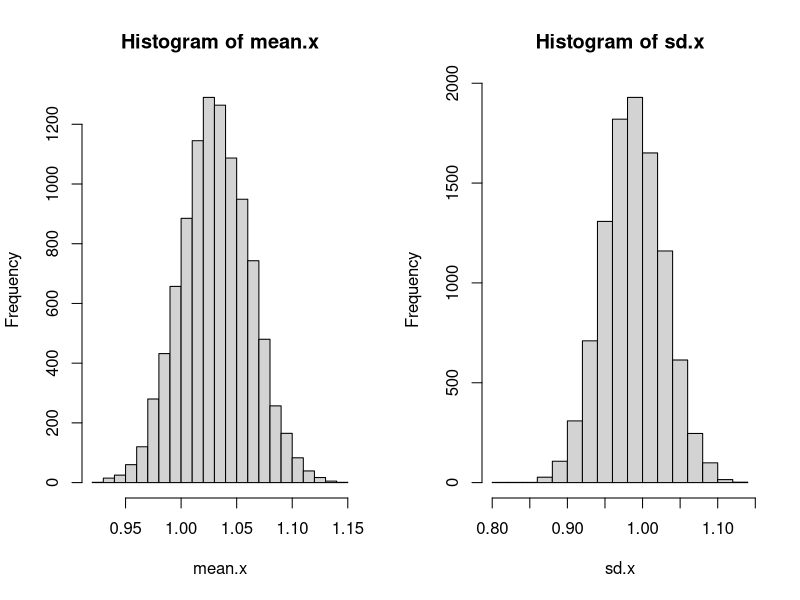
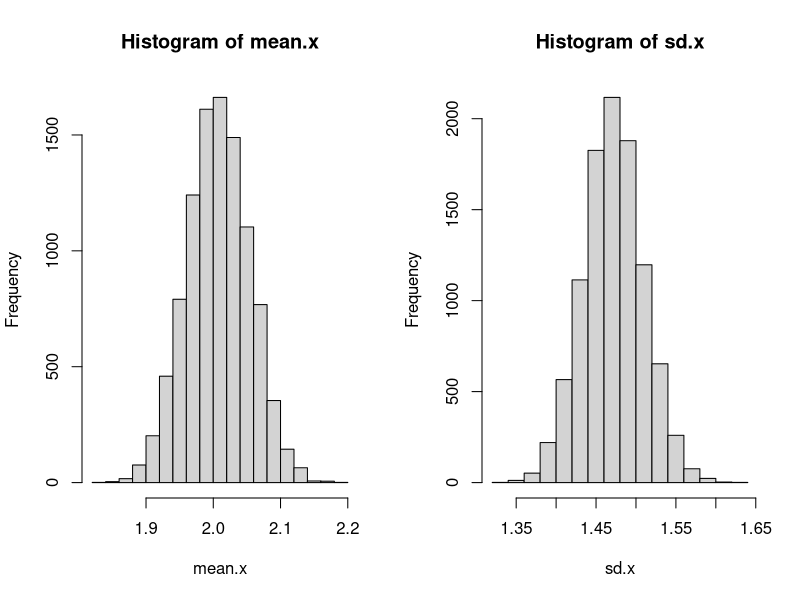

The R source for these figures, in order:
############################# boostrapping simulation
set.seed(1)

exp1000 <- rexp(1000,1)
pois1000 <- rpois(1000,2)



bootstrp = function(x){
  
  mean.x = c()
  sd.x = c()
  
  for(b in 1:10000){
    xi = sample(x, length(x), replace = TRUE)
    mean.x[b] = mean(xi)
    sd.x[b] = sd(xi)
  }
  
  par(mfrow = c(1, 2), pch = 19)
  hist(mean.x,breaks = 20)
  hist(sd.x,breaks = 20)
}


# histogram for exp distribution
bootstrp(exp1000)

# histogram for pois distribution
bootstrp(pois1000)




############################# for exp(1) distribution, we evaluate the mean
x <- rexp(1000,1)
mean.x = c()

for(b in 1:10000){
  xi = sample(x, length(x), replace = TRUE)
  mean.x[b] = mean(xi)
}



# application1: Bias & corrected mean
bs_mean = mean(mean.x);bs_mean
sample_mean = mean(x);sample_mean

bais           = bs_mean - sample_mean;bais # the true mean is 1
corrected_mean = sample_mean - bais;corrected_mean

# application2: CI
bs_sd = sd(mean.x);bs_sd
quantile(mean.x,c(0.025,0.975)) # the true mean 1 is included in the CI

# application3: MSE
MSE = bais^2 + bs_sd^2;MSE


